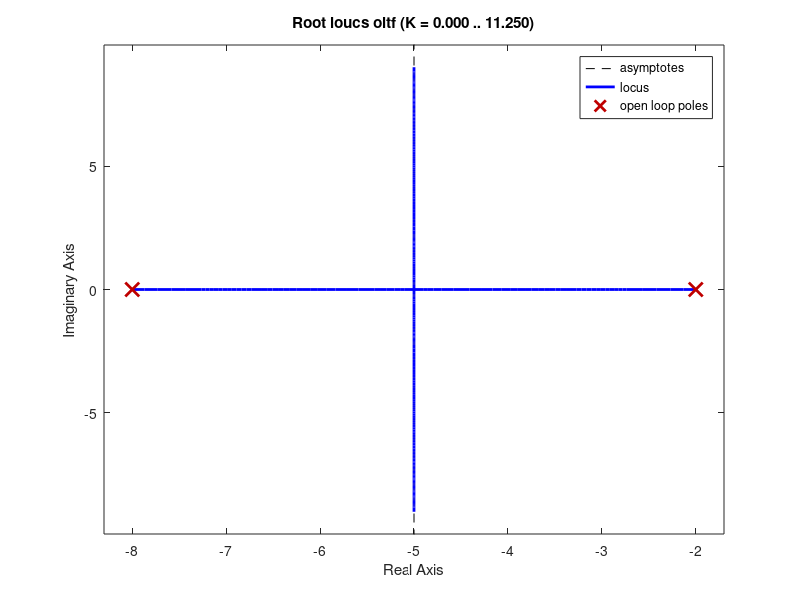
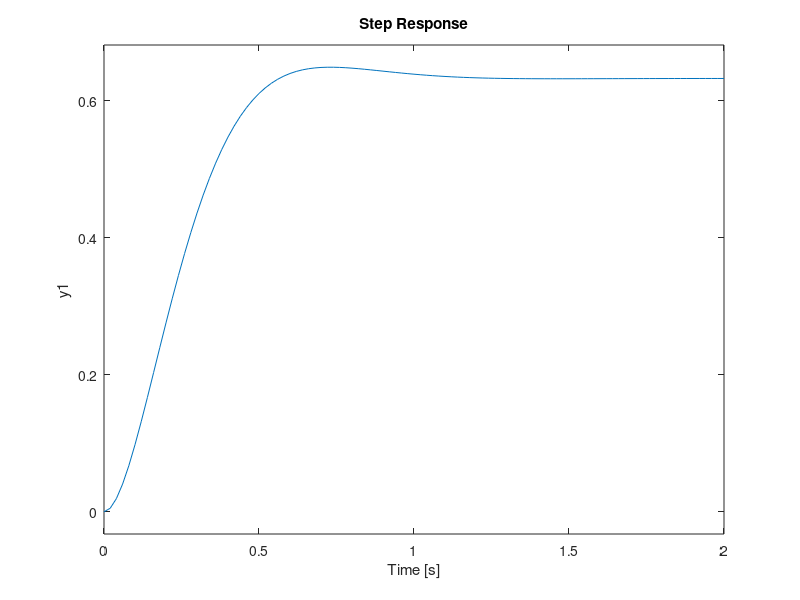

These charts were generated, in order, by the following MATLAB code:
clc; close all;

num = 8;
den = conv([1 2], [1 8]);
oltf = tf(num, den);

rlocus(oltf); grid

k = 3.44;
cltf = feedback(k*oltf,1);

figure; step(cltf); grid
